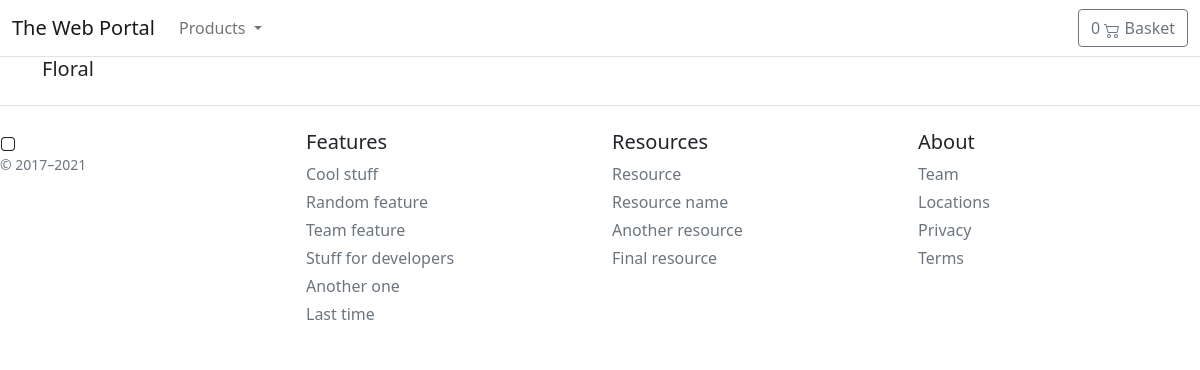
The app's page /search/floral/, older data.
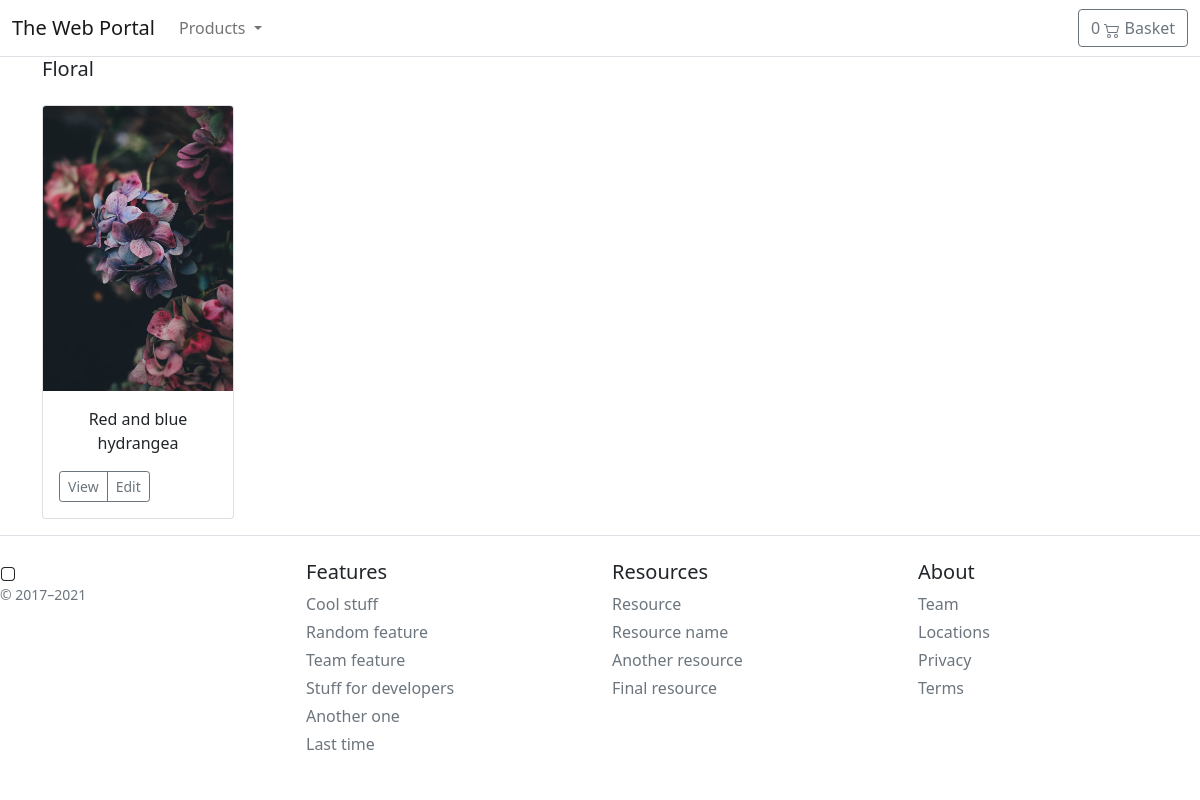
The same page, newer data.
### store/models.py (models this page shows, shortened)
class Category(models.Model): # extends from model to give use the functionality that models has
    name = models.CharField(max_length=255, db_index=True)
    slug = models.SlugField(max_length=255,unique= True) # slug allows you to write the name of the cat in the url
    class Meta: # metadata about
        verbose_name_plural = 'categories' # Django will add an S at the end of the class name so setting it do it is gramatically correct
    def get_absolute_url(self):
        return reverse("store:category_list", args=[self.slug])

class Product(models.Model):
    category = models.ForeignKey(Category, related_name='product', on_delete= models.CASCADE) # foreign key from category table, on_delete says if therre isnt a category then it will delete the product
    name = models.CharField(max_length=255)
    description = models.TextField(blank=True)
    image = models.ImageField(upload_to ='images/' , default='images/default.jpg') #Images not stored in Db, online the link to images (stroed in project folder)
    slug = models.SlugField(max_length=255) # can be used to write the product name in the URL and then be taken straight to that products page
    price = models.DecimalField(max_digits=6, decimal_places=2)
    in_Stock = models.BooleanField(default=True)
    is_Active = models.BooleanField(default=True) # if people can by it?
    created = models.DateField(auto_now_add=True) # records the date it was added to store
    updated = models.DateTimeField(auto_now=True) # triggered eevytime I make a new update *refreshes the date & time
    objects = models.Manager()
    products = ProductManager()
    class Meta:
        verbose_name_plural = 'Products'
        ordering = ('-created',) # sorted in decending order based on when it wasa created
    def get_absolute_url(self):
        return reverse("store:product_detail", args=[self.slug])

### store/views.py (the view)
# urls.py: path('search/<slug:category_slug>/', views.category_list, name="category_list")
def category_list(request, category_slug):
    category =get_object_or_404(Category, slug=category_slug)
    products = Product.objects.filter (category=category)
    return render (request, 'store/products/category.html', {'category':category, 'products':products})

### basket/basket.py (called while the page is built)
    def __len__(self):
        return sum(item['qty'] for item in self.basket.values())  # counts all the values of the key qty

### basket/context_processors.py (called while the page is built)
def basket(request): # request is used because it holds info in the http request - session included
    return {'basket': Basket(request)} # returns the basket data from the class

### store/context_processors.py (called while the page is built)
def categories(request):
    return {
        'categories': Category.objects.all()
    }

### templates/store/products/category.html (shortened to what this page needs)
{% extends "../base.html" %}
{% load static %}
{% block content %}
      <div class-"album py-5 bg-light">
        <div class="container">
          <div class="pb-3 h5"> {{category.name |title}} </div>
          <div class="row row-cols-1 row-cols-sm-2 row-cols-md-5 g-3">
          {% for product in products %}
          <div class="col-md-3">
                  <div class="card " style="width: 12rem;">
                    <img src="{{ product.image.url }}" class="card-img-top"  alt="Responsive image" >
                    <div class="card-body">
                      <p class="card-text text-center">
                        <a href="{{ product.get_absolute_url}}" class="card-text text-decoration-none text-dark" >{{ product.name }}</a>
                      </p>
                      <div class="d-flex justify-content-between align-items-center">
                        <div class="btn-group">
                          <button type="button" class="btn btn-sm btn-outline-secondary">View</button>
                          <button type="button" class="btn btn-sm btn-outline-secondary">Edit</button>
                        </div>
                      </div>
                    </div>
                  </div>
                </div>
          {% endfor %}
              </div>
            </div>
          </div>
{% endblock %}

### templates/store/base.html (shortened to what this page needs)
{% load static %}
<!DOCTYPE html>
<html>
<head>
    <link href="https://cdn.jsdelivr.net/npm/bootstrap@5.0.0-beta1/dist/css/bootstrap.min.css" rel="stylesheet"
>
</head>
<body>
  <header>
    <nav class="navbar navbar-expand-md navbar-light bg-white border-bottom">
      <div class="container-fluid">
        <a class="navbar-brand" href="/"> The Web Portal </a>
        <div class="collapse navbar-collapse" id="navbarCollapse">
          <ul class="navbar-nav me-auto mb-2 mb-md-0">
            <li class="nav-item dropdown">
              <a class="nav-link dropdown-toggle" href="#" id="navbarDropdown" role="button" data-bs-toggle="dropdown"
                aria-expanded="false">
                Products
              </a>
            </li>
          </ul>
          <a type="button" role="button" href="{% url "basket:basket_summary" %}" class="btn btn-outline-secondary">
            {% with total_qty=basket|length %}
            <div id='basket-qty' class="d-inline-flex">
              {% if total_qty > 0 %}
                {{ total_qty }}
              {% else %}
                0
              {% endif %}
            </div>
            {% endwith %}
            Basket
          </a>
        </div>
      </div>
    </nav>
  </header>
  <div id="content">
    <div id="content">{% block content %} {% endblock %} </div>
    <footer class="pt-4 my-md-3 pt-md-7 border-top">
      <div class="row">
        <div class="col-12 col-md">
          <svg xmlns="http://www.w3.org/2000/svg" width="16" height="16" fill="currentColor" class="bi bi-app"
            viewBox="0 0 16 16">
            <path
              d="M11 2a3 3 0 0 1 3 3v6a3 3 0 0 1-3 3H5a3 3 0 0 1-3-3V5a3 3 0 0 1 3-3h6zM5 1a4 4 0 0 0-4 4v6a4 4 0 0 0 4 4h6a4 4 0 0 0 4-4V5a4 4 0 0 0-4-4H5z" />
          </svg>
          <small class="d-block mb-3 text-muted">&copy; 2017–2021</small>
        </div>
        <div class="col-6 col-md">
          <h5>Features</h5>
          <ul class="list-unstyled text-small">
            <li class="mb-1"><a class="link-secondary text-decoration-none" href="#">Cool stuff</a></li>
            <li class="mb-1"><a class="link-secondary text-decoration-none" href="#">Random feature</a></li>
            <li class="mb-1"><a class="link-secondary text-decoration-none" href="#">Team feature</a></li>
            <li class="mb-1"><a class="link-secondary text-decoration-none" href="#">Stuff for developers</a></li>
            <li class="mb-1"><a class="link-secondary text-decoration-none" href="#">Another one</a></li>
            <li class="mb-1"><a class="link-secondary text-decoration-none" href="#">Last time</a></li>
          </ul>
        </div>
        <div class="col-6 col-md">
          <h5>Resources</h5>
          <ul class="list-unstyled text-small">
            <li class="mb-1"><a class="link-secondary text-decoration-none" href="#">Resource</a></li>
            <li class="mb-1"><a class="link-secondary text-decoration-none" href="#">Resource name</a></li>
            <li class="mb-1"><a class="link-secondary text-decoration-none" href="#">Another resource</a></li>
            <li class="mb-1"><a class="link-secondary text-decoration-none" href="#">Final resource</a></li>
          </ul>
        </div>
        <div class="col-6 col-md">
          <h5>About</h5>
          <ul class="list-unstyled text-small">
            <li class="mb-1"><a class="link-secondary text-decoration-none" href="#">Team</a></li>
            <li class="mb-1"><a class="link-secondary text-decoration-none" href="#">Locations</a></li>
            <li class="mb-1"><a class="link-secondary text-decoration-none" href="#">Privacy</a></li>
            <li class="mb-1"><a class="link-secondary text-decoration-none" href="#">Terms</a></li>
          </ul>
        </div>
      </div>
    </footer>
  </div>
</body>
</html>

Row changes from the older to the newer data that the page shows:
added Product: image (picture), name "Red and blue hydrangea"
